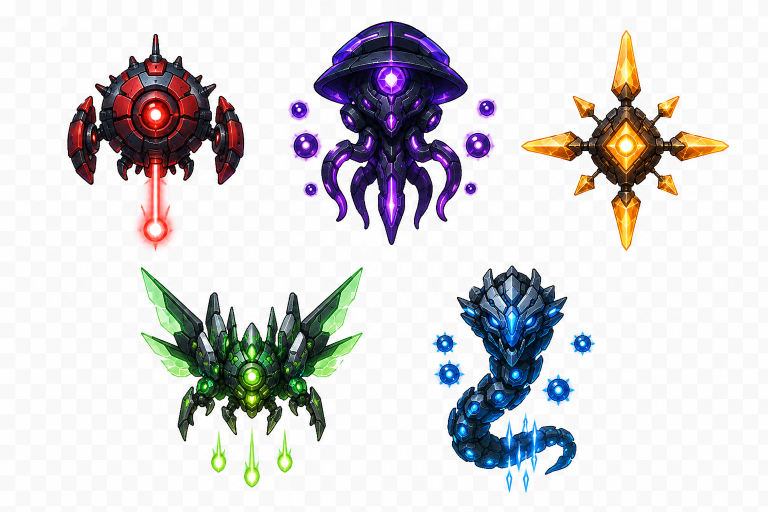
#> input picture 빌런 모델.png, 1536 x 1024 px (shown at 1/2 size)
$ python _prep_assets.py
#> lines starting #> are read from the running program, lines starting #| are printed output that depends on the picture; after the words box and inside, x2 and y2 are one past the last pixel; in counts of white or black regions, pixels touching at a corner belong together
# 빌런 스프라이트 시트의 흰 배경(테두리 연결 영역만)을 투명 처리하는 전처리 스크립트
import numpy as np
from PIL import Image

SRC = "빌런 모델.png"
DST = "빌런_투명.png"

img = Image.open(SRC).convert("RGBA")
arr = np.array(img)
h, w = arr.shape[:2]
#> h = 1024; w = 1536
r, g, b, a = arr[..., 0], arr[..., 1], arr[..., 2], arr[..., 3]
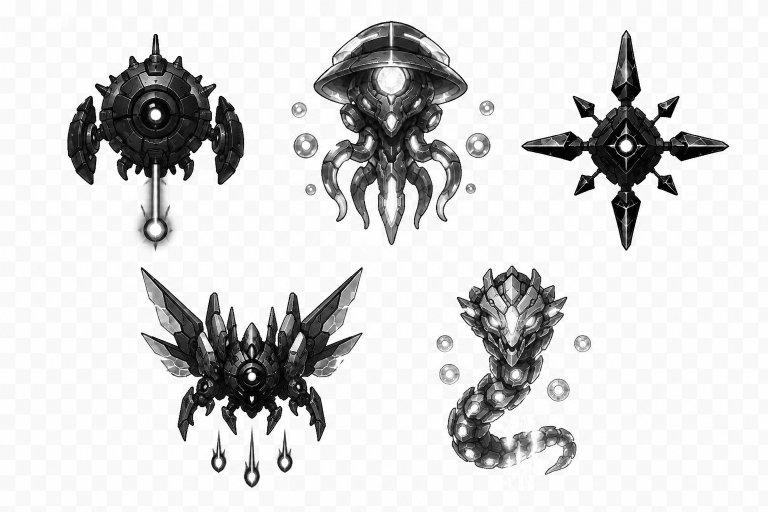
#> b: shape (1024, 1536) (shown at 1/2 size); min 0, max 255, mean 214.6
#> a: shape (1024, 1536); every value is 255

# 흰색 후보: 세 채널 모두 밝고 채도 낮음
white = (r > 235) & (g > 235) & (b > 235)
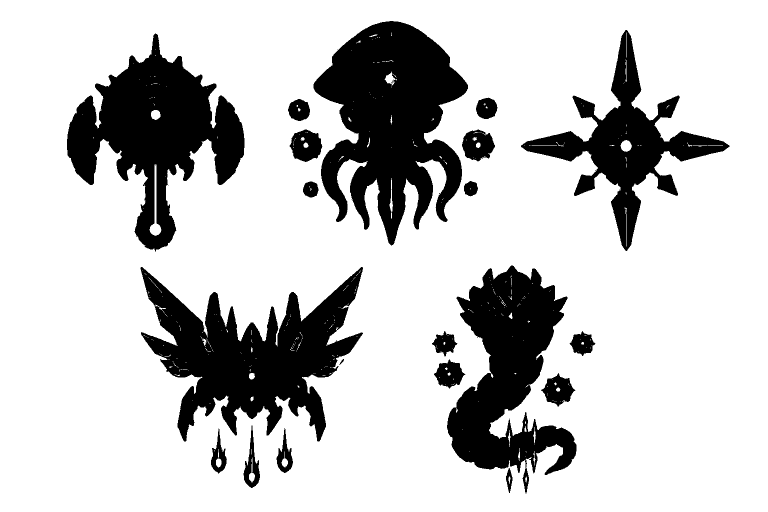
#> white: shape (1024, 1536) bool (shown at 1/2 size); 78.3% white; 42 black regions (22 under 20 px), largest, box (x1, y1, x2, y2) and area: (627, 42, 936, 491) 80282, (281, 534, 726, 883) 71937, (134, 67, 489, 503) 66501

# 테두리에 연결된 흰색만 배경으로 간주 (내부 흰 디테일 보존)
visited = np.zeros((h, w), dtype=bool)
stack = []
for x in range(w):
    if white[0, x]:
        stack.append((0, x))
    if white[h - 1, x]:
        stack.append((h - 1, x))
#> after the loop, stack = 3072 pairs, first value 0 to 1023, second value 0 to 1535
for y in range(h):
    if white[y, 0]:
        stack.append((y, 0))
    if white[y, w - 1]:
        stack.append((y, w - 1))
#> after the loop, stack = 5120 pairs, first value 0 to 1023, second value 0 to 1535

# 반복 BFS (numpy dilation으로 가속)
bg = np.zeros((h, w), dtype=bool)
for (y, x) in stack:
    bg[y, x] = True
#> this loop made 5120 passes
#> (y, x) on passes 1 to 3: (0, 0), (1023, 0), (0, 1)
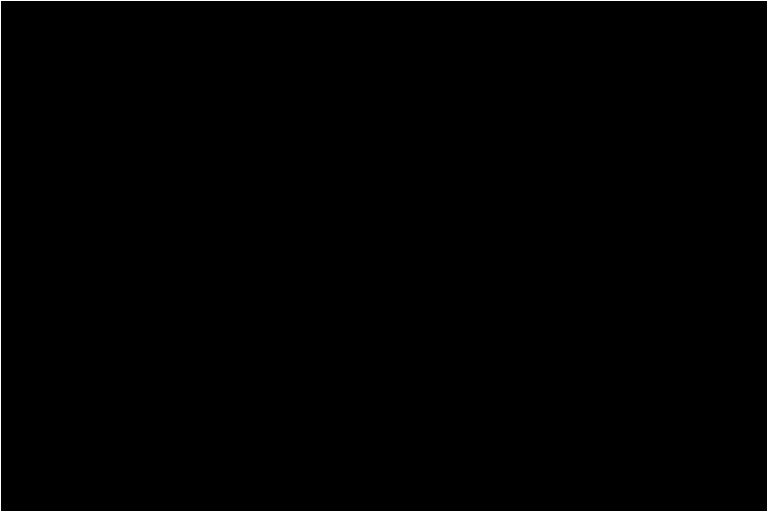
#> bg: shape (1024, 1536) bool (shown at 1/2 size); 0.33% white in thin lines or dots
while True:
    grown = bg.copy()
    grown[1:, :] |= bg[:-1, :]
    grown[:-1, :] |= bg[1:, :]
    grown[:, 1:] |= bg[:, :-1]
    grown[:, :-1] |= bg[:, 1:]
    grown &= white  # 흰색 영역 안에서만 확장
    if np.array_equal(grown, bg):
        break
    bg = grown
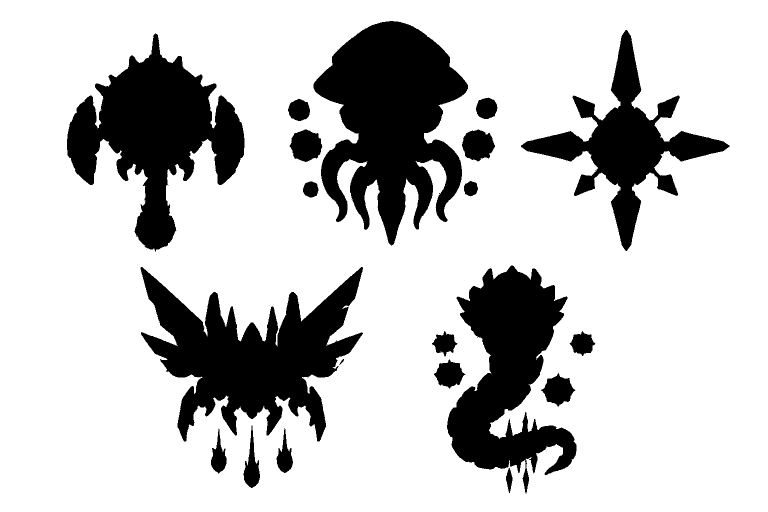
#> grown: shape (1024, 1536) bool (shown at 1/2 size); 77.9% white; 38 black regions (18 under 20 px), largest, box (x1, y1, x2, y2) and area: (627, 42, 936, 491) 81112, (281, 534, 726, 883) 72730, (134, 67, 489, 503) 67753

# 배경은 완전 투명
arr[bg, 3] = 0

# 디프린지: 배경과 인접한 밝은 잔여 픽셀의 alpha를 밝기에 따라 감쇠 (흰 테두리 제거)
edge = np.zeros((h, w), dtype=bool)
edge[1:, :] |= bg[:-1, :]
#> edge: shape (1024, 1536) bool; 77.8% white; 39 black regions (18 under 20 px), largest, box (x1, y1, x2, y2) and area: (627, 43, 936, 492) 81112, (281, 535, 726, 884) 72730, (134, 68, 489, 504) 67753
edge[:-1, :] |= bg[1:, :]
edge[:, 1:] |= bg[:, :-1]
edge[:, :-1] |= bg[:, 1:]
#> edge: shape (1024, 1536) bool; 78.8% white; 23 black regions (3 under 20 px), largest, box (x1, y1, x2, y2) and area: (628, 43, 935, 490) 78897, (282, 535, 725, 882) 69826, (135, 68, 488, 500) 65642
edge &= ~bg
#> edge: shape (1024, 1536) bool; 0.87% white in thin lines or dots, all inside (x1, y1, x2, y2) = (134, 42, 1459, 987)
bright = (r.astype(int) + g + b) / 3.0
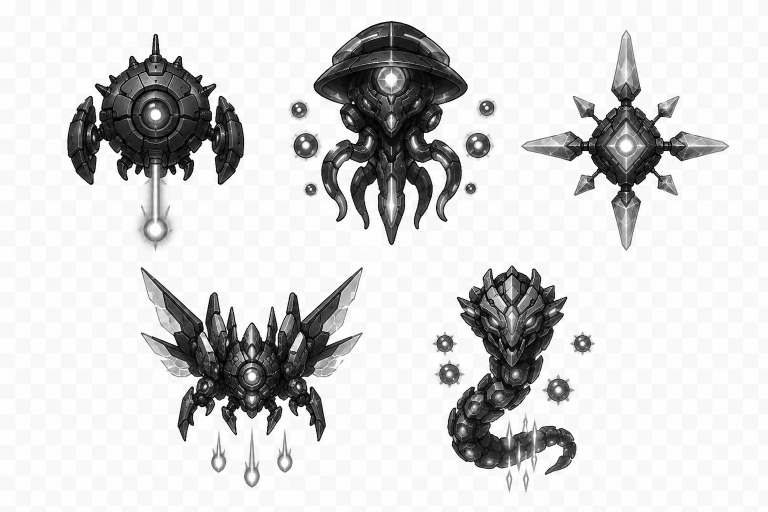
#> bright: shape (1024, 1536) float64 (shown at 1/2 size); min 0, max 255, mean 213.7
fringe = edge & (bright > 215)
#> fringe: shape (1024, 1536) bool; 0.31% white in thin lines or dots, all inside (x1, y1, x2, y2) = (134, 43, 1459, 987)
fade = np.clip((255 - bright) * 3, 0, 255).astype(np.uint8)
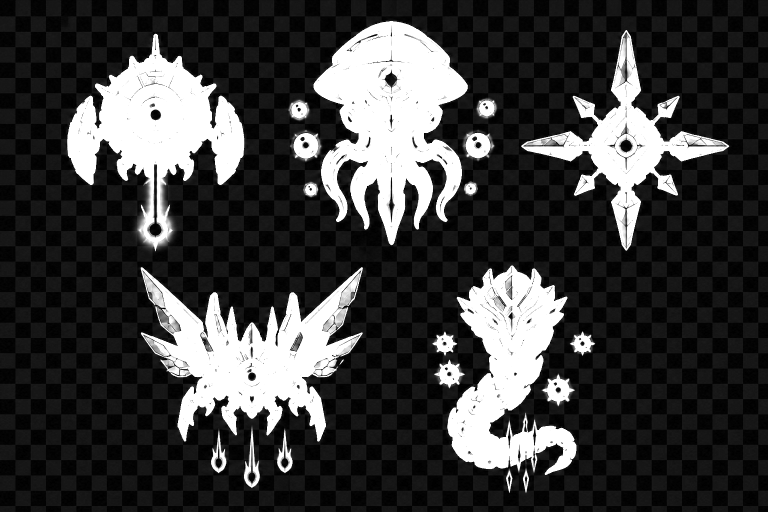
#> fade: shape (1024, 1536) (shown at 1/2 size); min 0, max 255, mean 62.5
arr[..., 3] = np.where(fringe, np.minimum(arr[..., 3], fade), arr[..., 3])
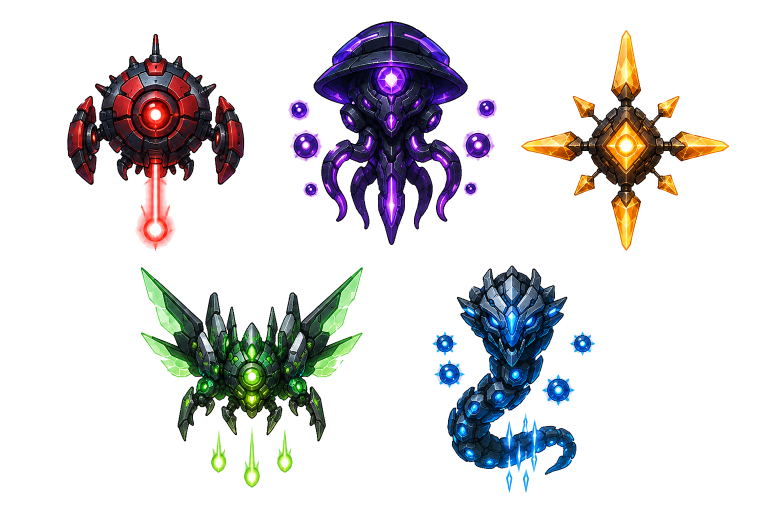
#> arr: shape (1024, 1536, 4) (shown at 1/2 size); mean R, G, B, A 213.9, 212.6, 214.6, 55.7; transparent parts drawn white

Image.fromarray(arr).save(DST)
removed = int(bg.sum())
#> removed = 1225589
print(f"OK {DST}  size={img.size}  removed_bg_px={removed} ({removed*100//(h*w)}%)")
#| OK 빌런_투명.png  size=(1536, 1024)  removed_bg_px=1225589 (77%)
